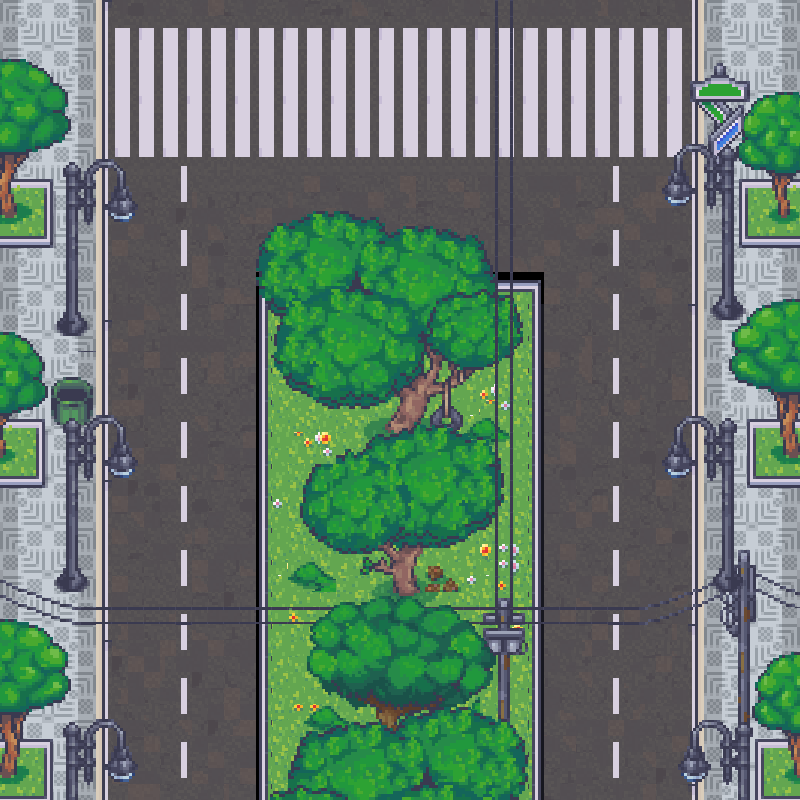

This is a level from a 2D game, rendered from its Tiled map with the project's own tilesets. A one-line summary and the map file follow, with tile-layer data summarised:
An orthogonal 50x50 tile map with 16x16 px tiles, 6 tile layers (road, other, other1, other2, ...), 12 tilesets and 22 objects.

<map version="1.10" tiledversion="1.10.2" orientation="orthogonal" renderorder="right-down" width="50" height="50" tilewidth="16" tileheight="16" infinite="0" nextlayerid="11" nextobjectid="25">
 <tileset firstgid="1" name="Tileset_16_MV" tilewidth="16" tileheight="16" tilecount="2304" columns="48">
  <image source="damen/Tileset_16_MV.png" trans="000000" width="768" height="768" />
 </tileset>
 <tileset firstgid="2305" name="17_Visibile_Upstairs_System_48x48" tilewidth="16" tileheight="16" tilecount="3888" columns="48">
  <image source="damen/17_Visibile_Upstairs_System_48x48.png" trans="000000" width="768" height="1296" />
 </tileset>
 <tileset firstgid="6193" name="Tileset_1_MV" tilewidth="16" tileheight="16" tilecount="2304" columns="48">
  <image source="damen/Tileset_1_MV.png" trans="000000" width="768" height="768" />
 </tileset>
 <tileset firstgid="8497" name="Tileset_20_MV" tilewidth="16" tileheight="16" tilecount="2304" columns="48">
  <image source="damen/Tileset_20_MV.png" trans="000000" width="768" height="768" />
 </tileset>
 <tileset firstgid="10801" name="Tileset_25_MV" tilewidth="16" tileheight="16" tilecount="2304" columns="48">
  <image source="damen/Tileset_25_MV.png" trans="000000" width="768" height="768" />
 </tileset>
 <tileset firstgid="13105" name="Tileset_8_MV" tilewidth="16" tileheight="16" tilecount="2304" columns="48">
  <image source="damen/Tileset_8_MV.png" trans="000000" width="768" height="768" />
 </tileset>
 <tileset firstgid="15409" name="4_Bedroom_48x48" tilewidth="16" tileheight="16" tilecount="15408" columns="48">
  <image source="damen/4_Bedroom_48x48.png" trans="000000" width="768" height="5136" />
 </tileset>
 <tileset firstgid="30817" name="19_Hospital_48x48" tilewidth="16" tileheight="16" tilecount="15840" columns="48">
  <image source="damen/19_Hospital_48x48.png" trans="000000" width="768" height="5280" />
 </tileset>
 <tileset firstgid="46657" name="22_Museum_48x48" tilewidth="16" tileheight="16" tilecount="17568" columns="48">
  <image source="damen/22_Museum_48x48.png" trans="000000" width="768" height="5856" />
 </tileset>
 <tileset firstgid="64225" name="Grocery_Store_05" tilewidth="16" tileheight="16" tilecount="2304" columns="48">
  <image source="damen/Grocery_Store_05.png" trans="000000" width="768" height="768" />
 </tileset>
 <tileset firstgid="66529" name="Tileset_30_MV" tilewidth="16" tileheight="16" tilecount="2304" columns="48">
  <image source="damen/Tileset_30_MV.png" trans="000000" width="768" height="768" />
 </tileset>
 <tileset firstgid="68833" name="Tileset_30_MV" tilewidth="16" tileheight="16" tilecount="2304" columns="48">
  <image source="damen/Tileset_30_MV.png" trans="000000" width="768" height="768" />
 </tileset>
 <layer id="1" name="road" width="50" height="50">
  <data>[2500 cells, 2500 non-empty, 169 distinct tile ids]</data>
 </layer>
 <layer id="3" name="other" width="50" height="50">
  <data>[2500 cells, 795 non-empty, 652 distinct tile ids]</data>
 </layer>
 <layer id="4" name="other1" width="50" height="50">
  <data>[2500 cells, 669 non-empty, 425 distinct tile ids]</data>
 </layer>
 <layer id="5" name="other2" width="50" height="50">
  <data>[2500 cells, 218 non-empty, 216 distinct tile ids]</data>
 </layer>
 <layer id="6" name="other3" width="50" height="50">
  <data>[2500 cells, 177 non-empty, 177 distinct tile ids]</data>
 </layer>
 <layer id="7" name="1" width="50" height="50">
  <data>[2500 cells, 199 non-empty, 79 distinct tile ids]</data>
 </layer>
 <objectgroup id="8" name="object">
  <object id="1" x="0" y="179.25" width="52.75" height="68" />
  <object id="2" x="56.1818" y="312.909" width="30.7273" height="23.4545" />
  <object id="4" x="51.75" y="404.75" width="40.5" height="22.25" />
  <object id="5" x="-0.25" y="419" width="45" height="68.5" />
  <object id="6" x="54.6667" y="569" width="32.3333" height="22.3333" />
  <object id="7" x="0" y="739.5" width="52.75" height="61" />
  <object id="8" x="708.5" y="159.25" width="15.75" height="13.75" />
  <object id="9" x="712" y="293" width="33.5" height="30" />
  <object id="10" x="739.667" y="178.667" width="73" height="68" />
  <object id="11" x="747.667" y="419.667" width="63.6667" height="67.6667" />
  <object id="12" x="755" y="739.75" width="51.25" height="60" />
  <object id="13" x="793.333" y="1.33333" width="10.6667" height="872" />
  <object id="14" x="0" y="0" width="5.33333" height="846.667" />
  <object id="15" x="101" y="1" width="596" height="5" />
  <object id="16" x="254.667" y="281.333" width="289.333" height="533.333" />
  <object id="17" x="714" y="568" width="30.5" height="25" />
  <object id="18" x="735.667" y="719.333" width="20.3333" height="18.3333" />
 </objectgroup>
 <objectgroup id="9" name="start">
  <object id="19" x="159.19" y="720.593" width="11.3034" height="13.1873">
   <properties>
    <property name="name" value="yinhelu1" />
   </properties>
  </object>
  <object id="20" x="607.559" y="718.71" width="15.0712" height="16.0132">
   <properties>
    <property name="yinhelu2" value="" />
   </properties>
  </object>
 </objectgroup>
 <objectgroup id="10" name="sensor">
  <object id="22" x="52.7493" y="792.182" width="201.578" height="8.47757">
   <properties>
    <property name="map" value="door" />
    <property name="name" value="yinhelu1" />
   </properties>
  </object>
  <object id="23" x="544.448" y="790.298" width="212.881" height="9.41952">
   <properties>
    <property name="map" value="door" />
    <property name="name" value="yinhelu2" />
   </properties>
  </object>
  <object id="24" x="96.0791" y="-1.8839" width="600.024" height="18.839">
   <properties>
    <property name="map" value="qizhenlou" />
    <property name="name" value="qizhenlou" />
   </properties>
  </object>
 </objectgroup>
</map>
